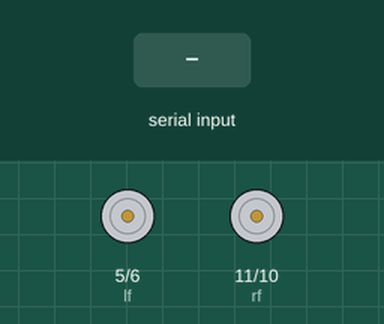
Bench run of a sketch on a simulated Arduino Uno, built with avr-gcc and run on an emulated ATmega328P. On the bench: motor-driver pin pairs drawn as motors (green arrow = first pin HIGH = forward, orange = second pin HIGH = backward, longer = more drive). Inputs (shaded band) come from the test bench. What the sketch prints to the serial monitor is not drawn.

Above: at 1.2 s.
1.3 s: byte 70 ('F') received over Serial
At 2.5 s:
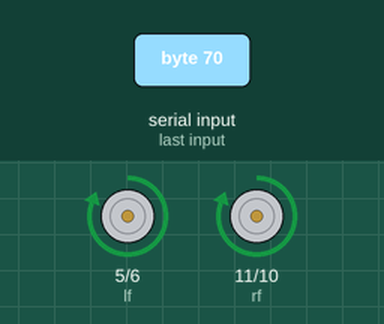
2.8 s: byte 66 ('B') received over Serial
At 3.7 s:
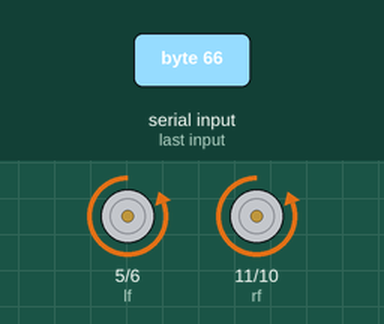
4.3 s: byte 76 ('L') received over Serial
At 4.8 s:
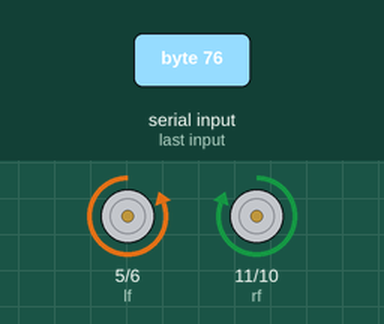
5.8 s: byte 82 ('R') received over Serial
At 7.0 s:
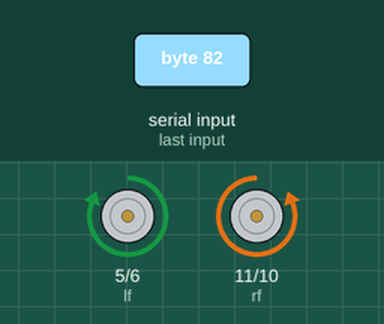
7.3 s: byte 71 ('G') received over Serial
At 8.3 s:
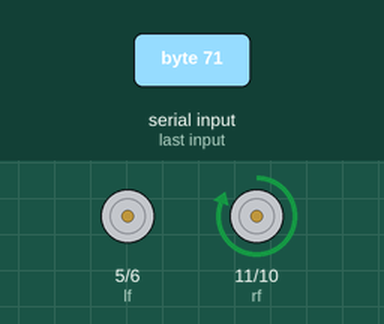
8.8 s: byte 73 ('I') received over Serial
At 9.4 s:
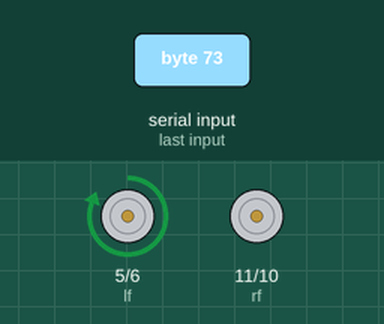
Timing chart, 0 to 11.3 s (numbered marks = the images above; inputs shaded):
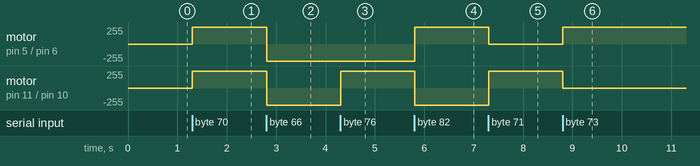

Measured:
- after the input at 1.3 s, motor on pin 5 (lf) / pin 6 (lb), motor on pin 11 (rf) / pin 10 (rb): stopped → forward 255/255 at once
- after the input at 2.8 s, motor on pin 5 (lf) / pin 6 (lb), motor on pin 11 (rf) / pin 10 (rb): forward 255/255 → backward 255/255 at once
- after the input at 4.3 s, motor on pin 11 (rf) / pin 10 (rb): backward 255/255 → forward 255/255 at once
- after the input at 5.8 s, motor on pin 5 (lf) / pin 6 (lb): backward 255/255 → forward 255/255 at once; motor on pin 11 (rf) / pin 10 (rb): forward 255/255 → backward 255/255 at once
- after the input at 7.3 s, motor on pin 5 (lf) / pin 6 (lb): forward 255/255 → stopped at once; motor on pin 11 (rf) / pin 10 (rb): backward 255/255 → forward 255/255 at once
- after the input at 8.8 s, motor on pin 5 (lf) / pin 6 (lb): stopped → forward 255/255 at once; motor on pin 11 (rf) / pin 10 (rb): forward 255/255 → stopped at once

The sketch:

Soccer_bts_by_MIRAJ.ino
```cpp
#define lf 5
#define lb 6

#define rf  11
#define rb 10

int pwm = 255;
char ascicode;


void setup ()
{
  Serial.begin (9600);

  pwm = 255;

 pinMode (lf , OUTPUT);
 pinMode (lb , OUTPUT);
 pinMode (rf , OUTPUT);
 pinMode (rb , OUTPUT);


}


void forward()
{
  analogWrite (lf , pwm);
  analogWrite (lb , 0);


  analogWrite (rf , pwm);
  analogWrite (rb , 0);


}


void backward()
{
  analogWrite (lf , 0);
  analogWrite (lb , pwm);


  analogWrite (rf , 0);
  analogWrite (rb , pwm);


}

void right()
{
  analogWrite (lf , pwm);
  analogWrite (lb , 0);


  analogWrite (rf , 0);
  analogWrite (rb , pwm);


}


void left ()
{
  analogWrite (lf , 0);
  analogWrite (lb , pwm);


  analogWrite (rf , pwm);
  analogWrite (rb , 0);


}

void forwardright()
{
   analogWrite (lf , pwm);
  analogWrite (lb , 0);


  analogWrite (rf , 0);
  analogWrite (rb , 0);


}

void forwardleft()
{
   analogWrite (lf , 0);
  analogWrite (lb , 0);


  analogWrite (rf , pwm);
  analogWrite (rb , 0);


}

void backwardright()
{
  analogWrite (lf , 0);
  analogWrite (lb , pwm);


  analogWrite (rf , 0);
  analogWrite (rb , 0);


}


void backwardleft ()
{
  analogWrite (lf , 0);
  analogWrite (lb , 0);


  analogWrite (rf , 0);
  analogWrite (rb , pwm);


}

void stop()
{
  analogWrite (lf , 0);
  analogWrite (lb , 0);


  analogWrite (rf , 0);
  analogWrite (rb , 0);


}


void loop()
{
  ascicode = Serial.read();

  Serial.println (ascicode );

   if(ascicode == '0'){
  pwm = 0; }
 else if(ascicode == '1'){
  pwm = 30; }
 else if(ascicode == '2'){
  pwm = 60; }
 else if(ascicode == '3'){
  pwm = 90; }
 else if(ascicode == '4'){
  pwm = 120; }
 else if(ascicode == '5'){
  pwm = 150; }
 else if(ascicode == '6'){
  pwm = 180; }
 else if(ascicode == '7'){
  pwm = 210; }
 else if(ascicode == '8'){
  pwm = 240; }
 else if(ascicode == '9'){
  pwm = 255; }


   switch (ascicode)
{
  case 'F' : forward()           ; break ;
  case 'B' : backward()          ; break ;
  case 'L' : left()              ; break ;
  case 'R' : right()             ; break ;
  case 'G' : forwardleft()       ; break ;
  case 'I' : forwardright()      ; break ;
  case 'H' : backwardleft()      ; break ;
  case 'J' : backwardright()     ; break ;
  case 'S' : stop()              ; break ;
  case 'D' : stop()              ; break ;
  default  :                       break ;

}

}
```
